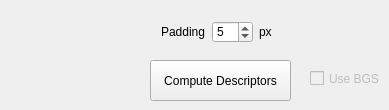
     <widget class="QWidget" name="tab_2">
      <attribute name="title">
       <string>Descriptors</string>
      </attribute>
      <widget class="QCheckBox" name="useBGSCheck">
       <property name="enabled">
        <bool>false</bool>
       </property>
       <property name="geometry">
        <rect>
         <x>310</x>
         <y>70</y>
         <width>70</width>
         <height>17</height>
        </rect>
       </property>
       <property name="text">
        <string>Use BGS</string>
       </property>
      </widget>
      <widget class="QWidget" name="layoutWidget">
       <property name="geometry">
        <rect>
         <x>161</x>
         <y>21</y>
         <width>111</width>
         <height>22</height>
        </rect>
       </property>
       <layout class="QHBoxLayout" name="horizontalLayout_2">
        <item>
         <widget class="QLabel" name="label_6">
          <property name="text">
           <string>Padding</string>
          </property>
         </widget>
        </item>
        <item>
         <widget class="QSpinBox" name="pixelPadding">
          <property name="maximum">
           <number>30</number>
          </property>
          <property name="value">
           <number>5</number>
          </property>
         </widget>
        </item>
        <item>
         <widget class="QLabel" name="label_7">
          <property name="text">
           <string>px</string>
          </property>
         </widget>
        </item>
       </layout>
      </widget>
      <widget class="QPushButton" name="computeDescriptors">
       <property name="geometry">
        <rect>
         <x>150</x>
         <y>60</y>
         <width>141</width>
         <height>41</height>
        </rect>
       </property>
       <property name="text">
        <string>Compute Descriptors</string>
       </property>
      </widget>
     </widget>
